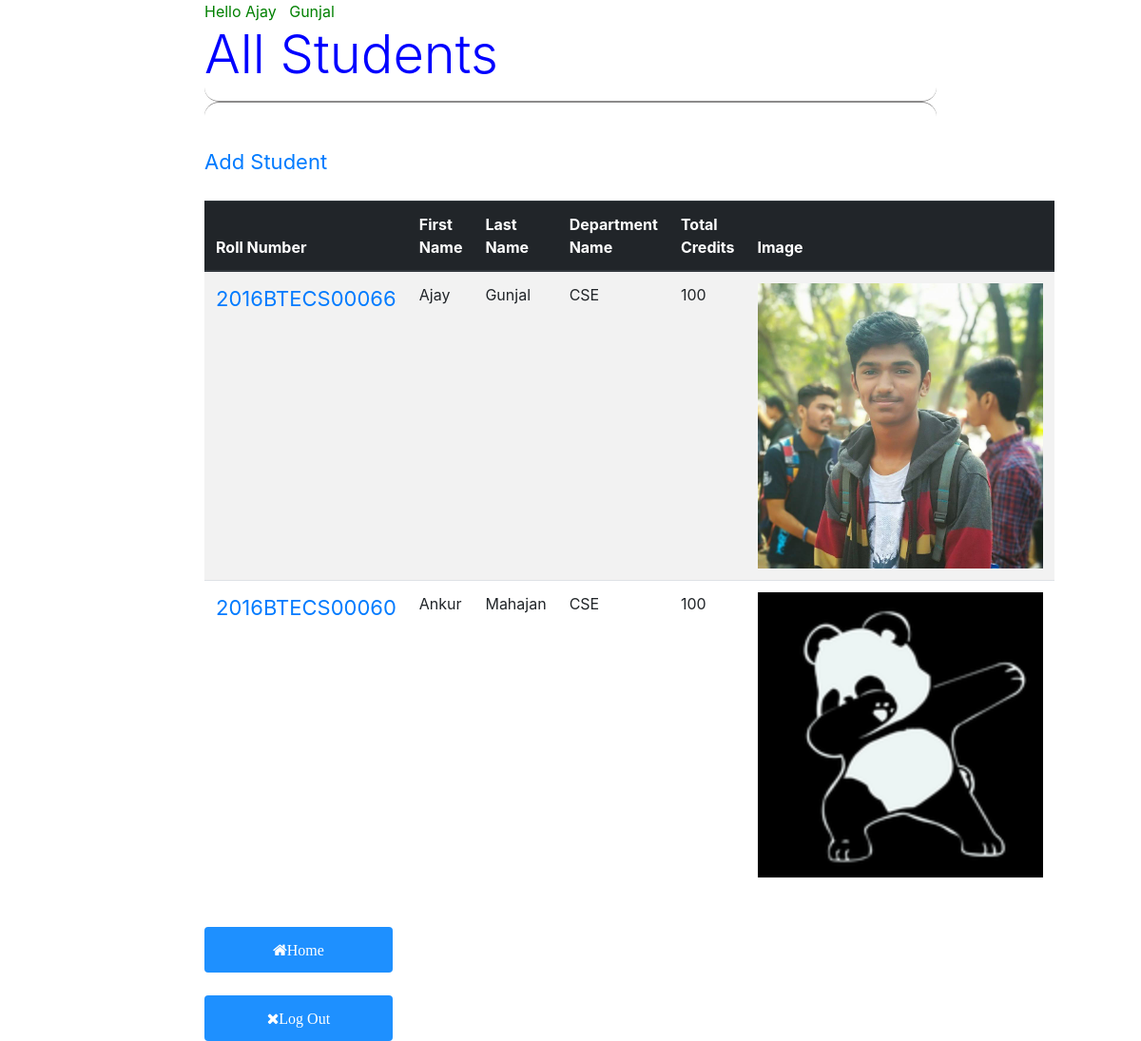
Screenshot of /student/ (signed in) with the database file from the repository.
### Application/models.py (models this page shows, shortened)
class Student(models.Model):
    ID = models.CharField(max_length=200, primary_key=True, verbose_name="Roll Number")
    firstName = models.CharField(max_length=200, verbose_name="First Name")
    lastName = models.CharField(max_length=200, verbose_name="Last Name")
    dept_name = models.ForeignKey(Department, on_delete=models.CASCADE, verbose_name="Department Name")
    tot_cred = models.IntegerField(verbose_name="Total Credits",
    validators=[
            MaxValueValidator(100),
            MinValueValidator(0)
        ])
    stud_img = models.ImageField(upload_to='media/', verbose_name="Image")
    def get_fields(self):
        return [(field.verbose_name, field.value_to_string(self)) for field in Student._meta.fields]

### Application/views.py (the view)
# urls.py: path('student/',views.StudentAllView, name = 'student'),
def StudentAllView(request):
    students = Student.objects.all()
    return render(request, 'Application/student_all_view.html', {'students': students})

### templates/Application/student_all_view.html (shortened to what this page needs)
{% extends 'Application/base.html' %}
{%load static %}
{% load crispy_forms_tags %}
{% block title1 %} All Students {% endblock %}
{% block content %}
<a href = "{% url 'Application:student-add' %}">Add Student</a> <br> <br>
{%if not students %}
    <h5>No Student Data</h5>
{% else %}
<table class = "table table-striped">
    <thead class="thead-dark">
    <tr>
    {%for student in students%}
        {% if forloop.first %}
            {% for name, value in student.get_fields %}
                <th scope="col">{{ name }}</th>
            {% endfor %}
        {% endif %}
    {% endfor %}
    </tr>
    </thead>
    {%for student in students%}
    <tr>
        {% for name, value in student.get_fields %}
            {%if name == 'Image'%}
            <td> <img src="/media/{{value}}" height="300" width="300" alt = "Image not found"></td>
            {%elif name == "Roll Number"%}
            <td><a href="{% url 'Application:student'%}{{student.ID}}/">{{value}}</a></td>
            {% else %}
                <td>{{value}}</td>
            {% endif %}
        {% endfor %}
    </tr>
    {% endfor %}
</table>
{% endif %}
{% endblock %}

### templates/Application/base.html (shortened to what this page needs)
<!doctype html>
<html lang="en">
{%load static%}
<head>
    <link rel="stylesheet" href="https://stackpath.bootstrapcdn.com/bootstrap/4.1.3/css/bootstrap.min.css">
    <link rel="stylesheet" href="https://cdnjs.cloudflare.com/ajax/libs/font-awesome/4.7.0/css/font-awesome.min.css">
    <link rel="stylesheet" type="text/css" href="{%static 'css/baseCSS.css'%}">
</head>
<body>
<div class="container-fluid" >
    <div class="row justify-content-center">
        <div class="col-8">
            {% if user.is_authenticated %}
                <span style="color:green;">Hello {{ user.first_name }} &nbsp; {{user.last_name}} </span>
                <span style="color: Blue;"><h1 class="display-4">{% block title1 %} {% endblock %}</h1></span>
                <hr class="style18">
                {% block content %}
                {% endblock %}
                <br>
                <span style="float:left;">
                    <a href="{%url 'Application:all-views' %}" ><button class="btn"><i class="fa fa-home">Home</i></button></a>
                    <a href="{% url 'logout' %}"><button class="btn"><i class="fa fa-close">Log Out</i></button></a>
                </span>
            {% else %}
                <p>You are not logged in</p>
                <br>
                <b><a href="{% url 'login' %}"><button class="btn"><i class="fa ">Log In</i></button></a></b>
            {% endif %}
        </div>
    </div>
</div>
</body>
</html>

### Application/static/css/baseCSS.css (style rules this page uses)
body { background-image: url('/media/media/bac26.jpg'); no-repeat center center fixed; -webkit-background-size: cover; -moz-background-size: cover; -o-background-size: cover; background-size: cover; }
.btn { background-color: DodgerBlue; border: none; color: white; padding: 12px 16px; font-size: 16px; cursor: pointer; }
hr.style18 { height: 30px; border-style: solid; border-color: #8c8b8b; border-width: 1px 0 0 0; border-radius: 20px; }
hr.style18:before { display: block; content: ""; height: 30px; margin-top: -31px; border-style: solid; border-color: #8c8b8b; border-width: 0 0 1px 0; border-radius: 20px; }
button { border: none; outline: 0; display: inline-block; padding: 8px; color: white; background-color: #000; text-align: center; cursor: pointer; width: 100%; font-size: 18px; }
a { text-decoration: none; font-size: 22px; }

### rows the page displays
Student: get_fields "Roll Number" "First Name" "Last Name" "Department Name" "Total Credits" "Image", get_fields "2016BTECS00066", get_fields "Ajay" "Gunjal" "CSE" "100"
Student: get_fields "2016BTECS00060", get_fields "Ankur" "Mahajan" "CSE" "100"

### other values shown
{{ user.first_name }} "Ajay"
{{ user.last_name }} "Gunjal"
